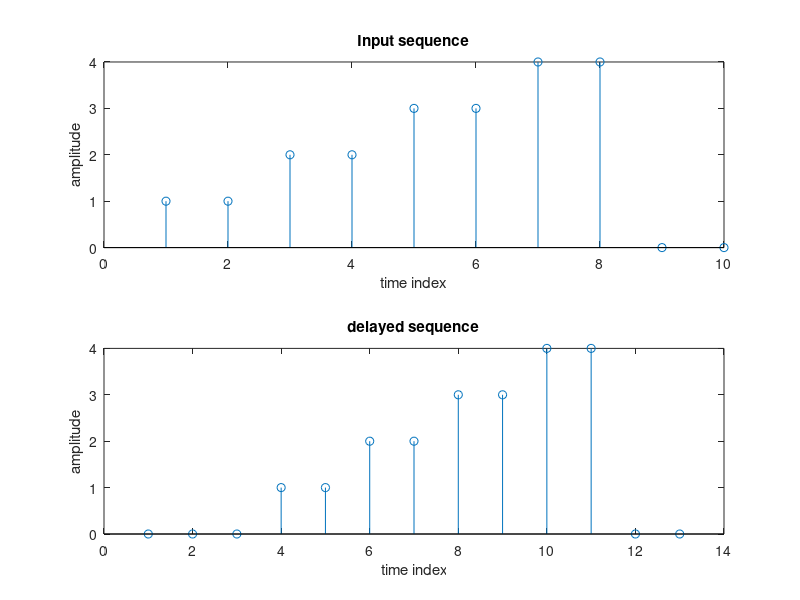
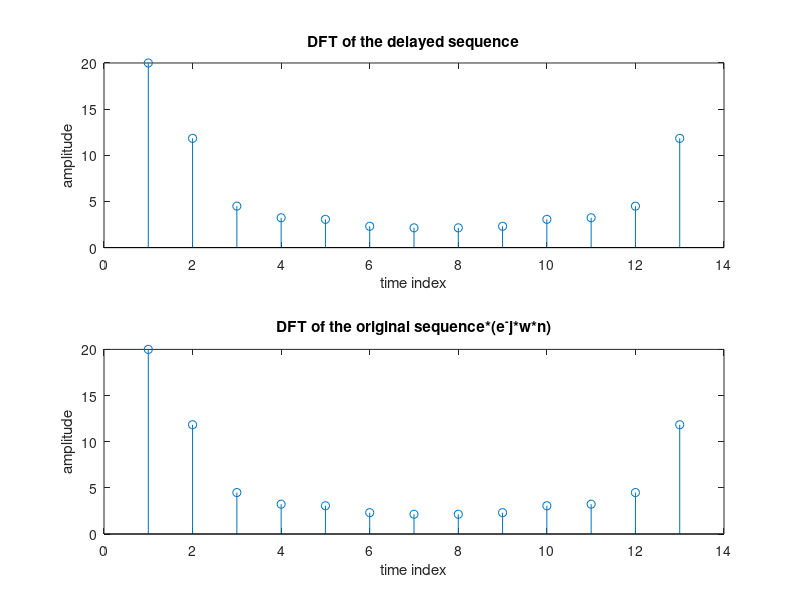

The MATLAB source for these figures, in order:
x=[1 1 2 2 3 3 4 4 0 0]; %input
n=3; %shift
x1=length(x);
xn=x1+n;
for i=1:xn;
    if(i<=n)
        xn0(i)=0;
    else
        xn0(i)=x(i-n);
    end;
end;


subplot(2,1,1);
stem(x);
title('Input sequence');
xlabel('time index');
ylabel('amplitude');
subplot(2,1,2);
stem(xn0);
title('delayed sequence');
xlabel('time index');
ylabel('amplitude');
figure;
w=0:pi/xn:pi*(xn-1)/xn;
X=fft(x,length(w));
Xn0=fft(xn0,length(w));
s=exp(-j*w*n).*X;
subplot(2,1,1);
stem(abs(Xn0));
title('DFT of the delayed sequence');
xlabel('time index');
ylabel('amplitude');
subplot(2,1,2);
stem(abs(s));
title('DFT of the original sequence*(e^-j*w*n)');
xlabel('time index');

ylabel('amplitude');